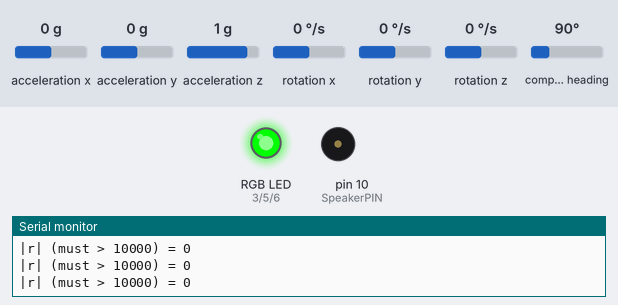
Bench run of a sketch on a simulated Arduino Uno, built with avr-gcc and run on an emulated ATmega328P. Shown: an RGB LED mixed from three pins (HIGH = lit), buzzer (waves = sounding), the last lines printed to the serial monitor. The test bench sets the inputs (shaded band); at power-on: rotation x 0 °/s, acceleration x 0 g, acceleration y 0 g, acceleration z 1 g, rotation y 0 °/s, rotation z 0 °/s, compass heading 90°. Random numbers use the default seed unless the sketch sets one.

Above: at 1.2 s.
1.3 s: rotation x set to -71 °/s
At 4.24 s:
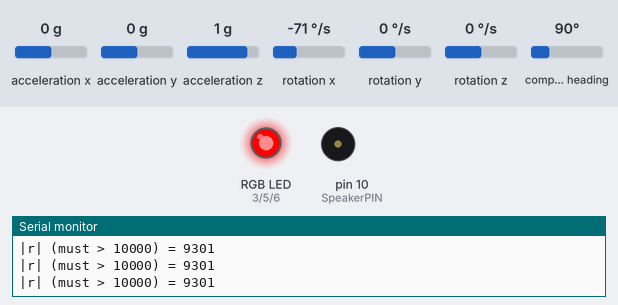
4.3 s: rotation x set to -81 °/s
At 8.29 s:
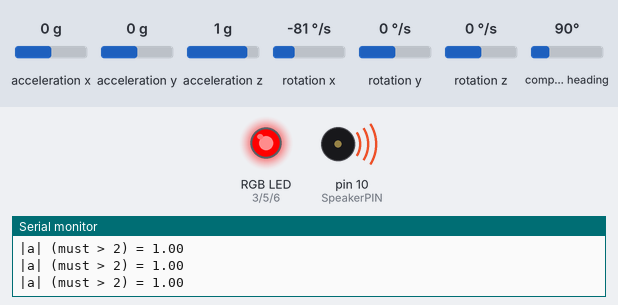
Timing chart, 0 to 12.1 s (numbered marks = the images above; inputs shaded):
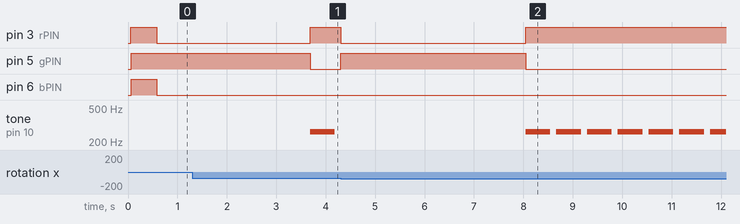

Measured:
- the behaviour switches between -76 and -77 °/s on rotation x (found by bisection; images 1 and 2)
- after the input at 4.3 s, pin 3 (rPIN): HIGH → LOW at once, → HIGH 3.7 s later; pin 5 (gPIN): LOW → HIGH at once, → LOW 3.7 s later

The sketch:

d1.ino
```cpp
#include "pitches.h"
#include "MPU6050.h"
#include "HMC5883L.h"
#define rPIN 3
#define gPIN 5
#define bPIN 6
#define SpeakerPIN 10

MPU6050 accelgyro;
HMC5883L mag;

int16_t ax, ay, az;
int16_t gx, gy, gz;
int16_t mx, my, mz;

int state = 0, task = -1;
unsigned long curms, prems, count500ms = 0;

void rgb(int r, int g, int b){
  analogWrite(rPIN, r);
  analogWrite(gPIN, g);
  analogWrite(bPIN, b);
}

void set_shaking(){
  // empty
}

double calacc(float x, float y, float z){
  return sqrt(pow(x, 2) + pow(y, 2) + pow(z, 2));
}

int check_shaking(){
  float x = (float)ax / 16384,
        y = (float)ay / 16384,
        z = (float)az / 16384;
  double acc = calacc(x, y, z);
  Serial.print("|a| (must > 2) = ");
  Serial.println(acc);
  return acc >= 2;
}

int pgx, pgy, pgz;
void set_rotating(){
  pgx = gx, pgy = gy, pgz = gz;
}

int check_rotating(){
  int ro =
    abs(gx - pgx) +
    abs(gy - pgy) +
    abs(gz - pgz);

  Serial.print("|r| (must > 10000) = ");
  Serial.println(ro);
  return ro > 10000;
}

char task_names[][30] = {
  "Shaking the board",
  "Rotate more than 20 degrees",
};

void (*task_sets[])(void) = {
  set_shaking, set_rotating
};

int (*task_checks[])(void) = {
  check_shaking, check_rotating
};

#define rgboff() rgb(LOW, LOW, LOW)

void setup(){
  Wire.begin();
  Serial.begin(9600);
  Serial.println("Initializing I2C devices...");
  accelgyro.initialize();
  mag.initialize();
  Serial.println("Testing device connections...");
  Serial.println(accelgyro.testConnection()
      ? "MPU6050 connection successful"
      : "MPU6050 connection failed");
  Serial.println(mag.testConnection() ?
      "HMC5883L connection successful":
      "HMC5883L connection failed");
  pinMode(rPIN, OUTPUT);
  pinMode(gPIN, OUTPUT);
  pinMode(bPIN, OUTPUT);
  prems = millis();
  rgb(255, 255, 255);
}

void show_info(){
  Serial.println("======== info ========\t");
  Serial.print("mag:\t");
  Serial.print(mx); Serial.print("\t");
  Serial.print(my); Serial.print("\t");
  Serial.println(mz);

  Serial.print("a/g:\t");
  Serial.print(ax); Serial.print("\t");
  Serial.print(ay); Serial.print("\t");
  Serial.print(az); Serial.print("\t");
  Serial.print(gx); Serial.print("\t");
  Serial.print(gy); Serial.print("\t");
  Serial.print(gz); Serial.println("\t");
}

void loop(){

  mag.getHeading(&mx, &my, &mz);
  accelgyro.getMotion6(&ax, &ay, &az, &gx, &gy, &gz);

  // set task
  if(task < 0){
    task = random(sizeof(task_names) / sizeof(task_names[0]));
    Serial.print("\n\n\nTask Dispatch: ");
    Serial.println(task_names[task]);
    Serial.print("\n\n");
  }
  else{
    if(count500ms < 10){
      if(task_checks[task]()){
        task = -1;
        Serial.println("\n\n\nTask Done!\n\n\n");
        state = 0;
        count500ms = 0;
      }
      else if(curms - prems > 500){
        Serial.print("Task: ");
        Serial.println(task_names[task]);
      }
    }
  }

  curms = millis();
  if(curms - prems > 500){
//    show_info();

    count500ms++;
    prems = curms;

    state = count500ms >= 6;

    if(count500ms < 10)
      noTone(SpeakerPIN);
    else Serial.println("Mission Failed!");

    if(state){
      rgb(255, 0, 0);
      tone(SpeakerPIN, NOTE_C4, 500);
    }
    else{
      rgb(0, 255, 0);
    }
  }

  delay(150);
}
```

pitches.h
```cpp
/*************************************************
 * Public Constants
 *************************************************/

#define NOTE_B0  31
#define NOTE_C1  33
#define NOTE_CS1 35
#define NOTE_D1  37
#define NOTE_DS1 39
#define NOTE_E1  41
#define NOTE_F1  44
#define NOTE_FS1 46
#define NOTE_G1  49
#define NOTE_GS1 52
#define NOTE_A1  55
#define NOTE_AS1 58
#define NOTE_B1  62
#define NOTE_C2  65
#define NOTE_CS2 69
#define NOTE_D2  73
#define NOTE_DS2 78
#define NOTE_E2  82
#define NOTE_F2  87
#define NOTE_FS2 93
#define NOTE_G2  98
#define NOTE_GS2 104
#define NOTE_A2  110
#define NOTE_AS2 117
#define NOTE_B2  123
#define NOTE_C3  131
#define NOTE_CS3 139
#define NOTE_D3  147
#define NOTE_DS3 156
#define NOTE_E3  165
#define NOTE_F3  175
#define NOTE_FS3 185
#define NOTE_G3  196
#define NOTE_GS3 208
#define NOTE_A3  220
#define NOTE_AS3 233
#define NOTE_B3  247
#define NOTE_C4  262
#define NOTE_CS4 277
#define NOTE_D4  294
#define NOTE_DS4 311
#define NOTE_E4  330
#define NOTE_F4  349
#define NOTE_FS4 370
#define NOTE_G4  392
#define NOTE_GS4 415
#define NOTE_A4  440
#define NOTE_AS4 466
#define NOTE_B4  494
#define NOTE_C5  523
#define NOTE_CS5 554
#define NOTE_D5  587
#define NOTE_DS5 622
#define NOTE_E5  659
#define NOTE_F5  698
#define NOTE_FS5 740
#define NOTE_G5  784
#define NOTE_GS5 831
#define NOTE_A5  880
#define NOTE_AS5 932
#define NOTE_B5  988
#define NOTE_C6  1047
#define NOTE_CS6 1109
#define NOTE_D6  1175
#define NOTE_DS6 1245
#define NOTE_E6  1319
#define NOTE_F6  1397
#define NOTE_FS6 1480
#define NOTE_G6  1568
#define NOTE_GS6 1661
#define NOTE_A6  1760
#define NOTE_AS6 1865
#define NOTE_B6  1976
#define NOTE_C7  2093
#define NOTE_CS7 2217
#define NOTE_D7  2349
#define NOTE_DS7 2489
#define NOTE_E7  2637
#define NOTE_F7  2794
#define NOTE_FS7 2960
#define NOTE_G7  3136
#define NOTE_GS7 3322
#define NOTE_A7  3520
#define NOTE_AS7 3729
#define NOTE_B7  3951
#define NOTE_C8  4186
#define NOTE_CS8 4435
#define NOTE_D8  4699
#define NOTE_DS8 4978
```
